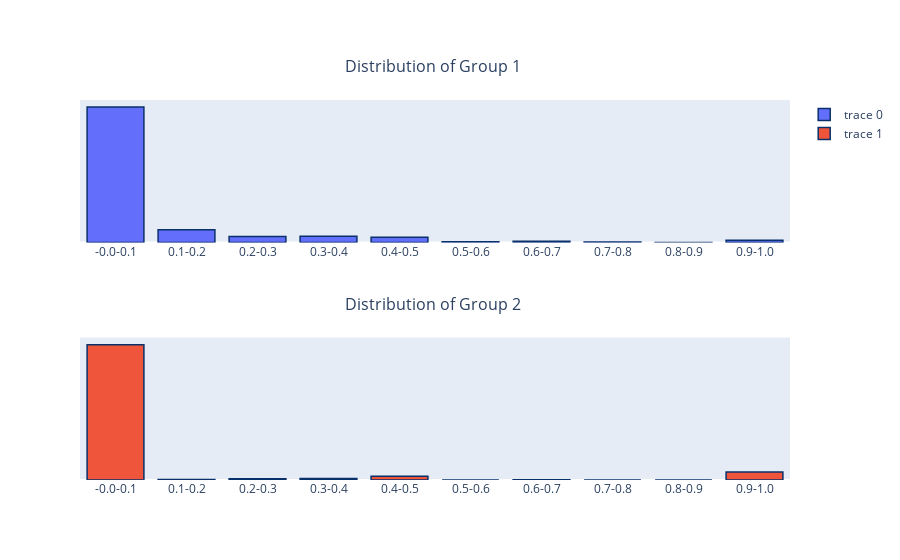

Source (notebook cell):
### Markdown cell above
#### Looking at the percentage of "uniteresting_books" that makes up a users book selection 
this tells us how well some of the users belive in their product

### Code cell
# creating copies of our group data
q7_g1 = group_1.copy()
q7_g2 = group_2.copy()
q7_combined = combined.copy()

# creating a function to see the percent of uniterested books that make up their books selection beofre commiting to a subscription
def percent_uninterested(df):
    df_subs = df[df["purchase_at"] == 1]
    users = pd.DataFrame(df_subs["user_id"].unique())

    user_uninterested_book_per = {}

    for user in users.values:
        user_data = df_subs[df_subs["user_id"] == user[0]]

        user_data = user_data.sort_values("time_spent_in_book_s", ascending = False)

        num_books = user_data["title"].nunique()

        uninterested = user_data[(df["time_spent_in_book_s"] < 20) &
                     (df["purchase_at"] == 1) &
                     (df["distinct_chapters_opened_total"] == 1) &
                     (df["audio_played"] == 0)]

        uninterested = uninterested.drop_duplicates("book_id", keep = "first")
        uniterested_book_count = uninterested.shape[0]
        per_uninterested = uniterested_book_count / num_books
        user_uninterested_book_per[user[0]] = per_uninterested

    df_final = pd.DataFrame.from_dict(user_uninterested_book_per, orient ='index')
    df_final.columns = ["per_uninterested"]
    
    
    df_final = pd.DataFrame(df_final["per_uninterested"].value_counts(bins = 10).sort_index())
    df_final.columns = ["per_uninterested"]
    
    new_index = [str(round(float(str(index).split(",")[0][1:]), 2))+"-"
             + str(round(float(str(index).split(",")[1].strip().rstrip("]")), 2))
          for index in df_final.index]
    
    df_final.index = new_index
    
    return df_final
    
# gathering the data
uninterested_q7_g1 = percent_uninterested(q7_g1)
uninterested_q7_g2 = percent_uninterested(q7_g2)
uninterested_q7_combined = percent_uninterested(q7_combined)

# graphing the data
grapher_2(uninterested_q7_g1, uninterested_q7_g2, "per_uninterested")

### Figure 1 — Plotly figure (JSON) as saved in the notebook; plotly's stock layout.template omitted (floating-point values rounded to 4 significant figures)
{"data": [{"marker": {"line": {"color": "rgb(8,48,107)", "width": 1.5}}, "type": "bar", "x": ["-0.0-0.1", "0.1-0.2", "0.2-0.3", "0.3-0.4", "0.4-0.5", "0.5-0.6", "0.6-0.7", "0.7-0.8", "0.8-0.9", "0.9-1.0"], "xaxis": "x", "y": [4039, 378, 176, 186, 156, 21, 36, 14, 1, 68], "yaxis": "y"}, {"marker": {"line": {"color": "rgb(8,48,107)", "width": 1.5}}, "type": "bar", "x": ["-0.0-0.1", "0.1-0.2", "0.2-0.3", "0.3-0.4", "0.4-0.5", "0.5-0.6", "0.6-0.7", "0.7-0.8", "0.8-0.9", "0.9-1.0"], "xaxis": "x2", "y": [1304, 6, 11, 14, 36, 0, 3, 0, 0, 77], "yaxis": "y2"}], "layout": {"annotations": [{"font": {"size": 16}, "showarrow": false, "text": "Distribution of Group 1 <br> ", "x": 0.5, "xanchor": "center", "xref": "paper", "y": 1, "yanchor": "bottom", "yref": "paper"}, {"font": {"size": 16}, "showarrow": false, "text": "Distribution of Group 2 <br> ", "x": 0.5, "xanchor": "center", "xref": "paper", "y": 0.375, "yanchor": "bottom", "yref": "paper"}], "xaxis": {"anchor": "y", "domain": [0, 1]}, "xaxis2": {"anchor": "y2", "domain": [0, 1]}, "yaxis": {"anchor": "x", "domain": [0.625, 1], "showgrid": false, "showticklabels": false}, "yaxis2": {"anchor": "x2", "domain": [0, 0.375], "showgrid": false, "showticklabels": false}}}
